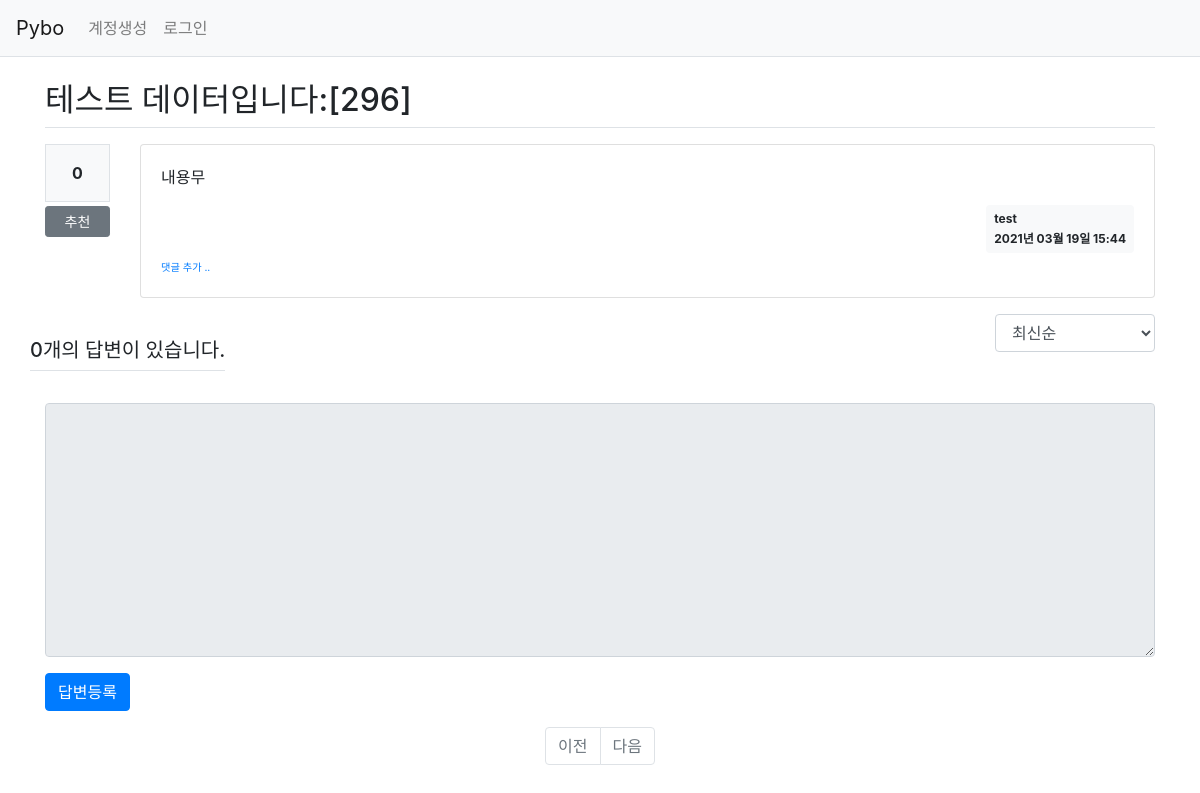
The page /question/detail/298/ on the database as committed earlier.
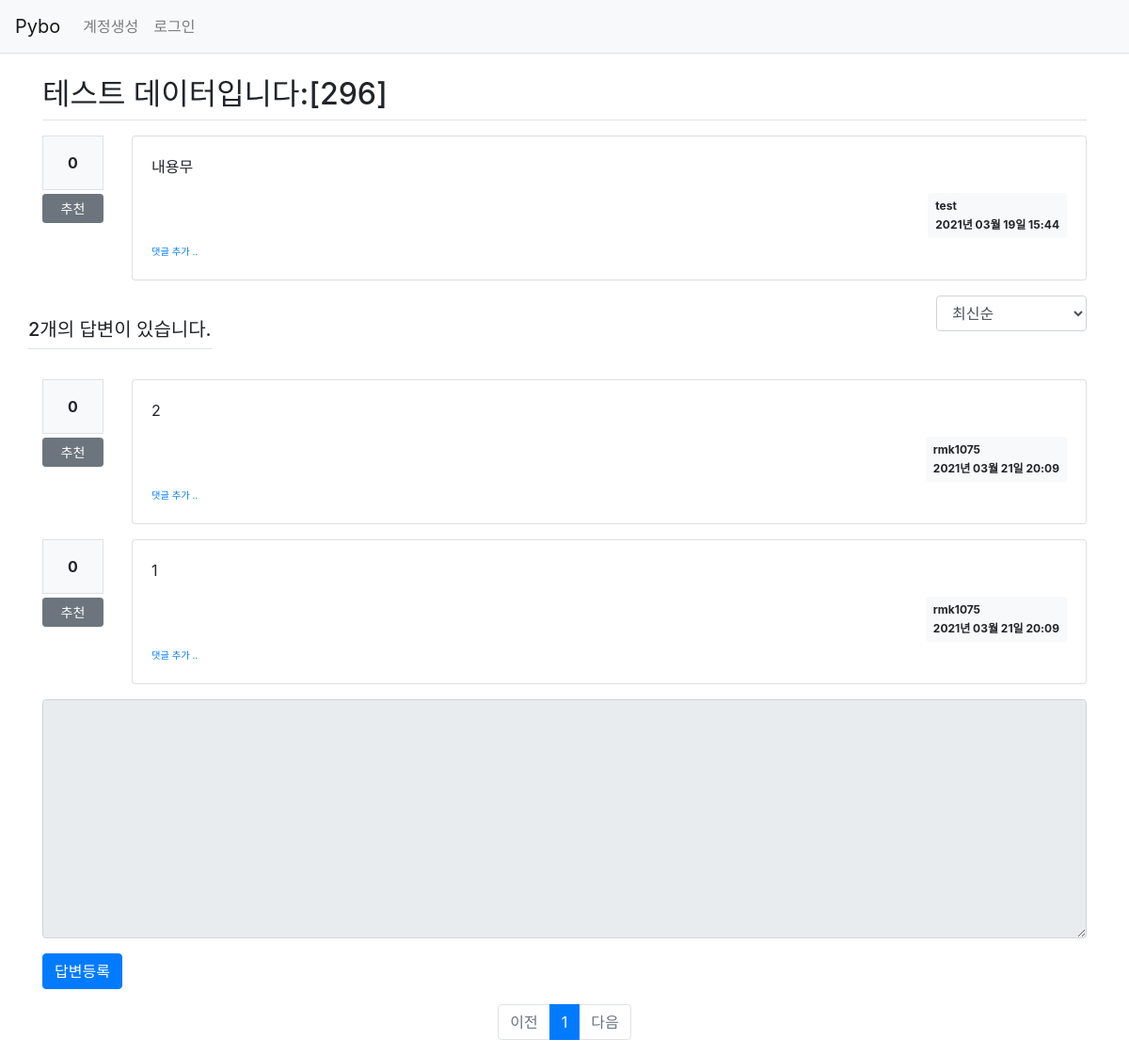
The same page on the database as committed later.
### pybo/models.py (models this page shows)
class Question(db.Model):
    id = db.Column(db.Integer, primary_key=True)
    subject = db.Column(db.String(200), nullable=False)
    content = db.Column(db.Text(), nullable=False)
    create_date = db.Column(db.DateTime(), nullable=False)
    user_id = db.Column(db.Integer, db.ForeignKey('user.id', ondelete='CASCADE'), nullable=False)
    user = db.relationship('User', backref=db.backref('question_set'))
    modify_date = db.Column(db.DateTime(), nullable=True)
    voter = db.relationship('User', secondary=question_voter, backref=db.backref('question_voter_set'))

class User(db.Model):
    id = db.Column(db.Integer, primary_key=True)
    username = db.Column(db.String(150), unique=True, nullable=False)
    password = db.Column(db.String(200), nullable=False)
    email = db.Column(db.String(120), unique=True, nullable=False)

class Answer(db.Model):
    id = db.Column(db.Integer, primary_key=True)
    question_id = db.Column(db.Integer, db.ForeignKey('question.id', ondelete='CASCADE'))
    question = db.relationship('Question', backref=db.backref('answer_set'))
    content = db.Column(db.Text(), nullable=False)
    create_date = db.Column(db.DateTime(), nullable=False)
    user_id = db.Column(db.Integer, db.ForeignKey('user.id', ondelete='CASCADE'), nullable=False)
    user = db.relationship('User', backref=db.backref('answer_set'))
    modify_date = db.Column(db.DateTime(), nullable=True)
    voter = db.relationship('User', secondary=answer_voter, backref=db.backref('answer_voter_set'))

### pybo/views/question_views.py (the view)
@bp.route('/detail/<int:question_id>/')
def detail(question_id):
    form = AnswerForm()
    question = Question.query.get_or_404(question_id)
    page = request.args.get('page', type=int, default=1)
    so = request.args.get('so', type=str, default='recent')
    if so == 'recommend':
        sub_query = db.session.query(answer_voter.c.answer_id, func.count('*').label('answer_voter')) \
            .group_by(answer_voter.c.answer_id).subquery()
        answer_list = Answer.query \
            .outerjoin(sub_query, Answer.id == sub_query.c.answer_id) \
            .order_by(sub_query.c.answer_voter.desc(), Answer.create_date.desc())
    elif so == 'popular':
        sub_query = db.session.query(Comment.answer_id, func.count('*').label('num_comment')) \
            .group_by(Comment.answer_id).subquery()
        answer_list = Answer.query \
            .outerjoin(sub_query, Answer.id == sub_query.c.answer_id) \
            .order_by(sub_query.c.answer_answer.desc(), Answer.create_date.desc())
    else:
        answer_list = Answer.query.filter(Answer.question_id == question_id).order_by(Answer.create_date.desc())
    answer_list = answer_list.paginate(page, per_page=5)
    return render_template('question/question_detail.html', question=question, answer_list=answer_list, form=form, so=so)

### pybo/forms.py
class AnswerForm(FlaskForm):
    content = TextAreaField('내용', validators=[DataRequired('내용은 필수입력 항목입니다.')])

### pybo/filter.py (called while the page is built)
def format_datetime(value, fmt='%Y년 %m월 %d일 %H:%M'):
    return value.strftime(fmt)

### pybo/views/auth_views.py (called while the page is built)
@bp.before_app_request
def load_logged_in_user():
    user_id = session.get('user_id')
    if user_id is None:
        g.user = None
    else:
        g.user = User.query.get(user_id)

### pybo/templates/question/question_detail.html (shortened to what this page needs)
{% extends 'base.html' %}
{% block content %}
<div class="container my-3">
    <h2 class="border-bottom py-2">{{ question.subject }}</h2>
    <div class="row my-3">
        <div class="col-1">
            <div class="bg-light text-center p-3 border font-weight-bolder mb-1">{{ question.voter|length }}</div>
            <a href="#" data-uri="{{ url_for('vote.question', question_id=question.id) }}"
               class="recommend btn btn-sm btn-secondary btn-block my-1">추천</a>
        </div>
        <div class="col-11">
            <div class="card">
                <div class="card-body">
                    <div class="card-text">{{ question.content|markdown }}</div>
                    <div class="d-flex justify-content-end">
                        <div class="badge badge-light p-2 text-left">
                            <div class="mb-2">{{ question.user.username }}</div>
                            <div>{{ question.create_date|datetime }}</div>
                        </div>
                    </div>
                    <div>
                        <a href="{{ url_for('comment.create_question', question_id=question.id) }}"
                           class="small"><small>댓글 추가 ..</small></a>
                    </div>
                </div>
            </div>
        </div>
    </div>
    <div class="row justify-content-between my-3">
        <h5 class="border-bottom my-3 py-2">{{ question.answer_set|length }}개의 답변이 있습니다.</h5>
        <div class="col-2">
            <select class="form-control so">
                <option value="recent" {% if so=='recent' %}selected{% endif %}>최신순</option>
            </select>
        </div>
    </div>
    {% for answer in answer_list.items %}
    <div class="row my-3">
        <div class="col-1">
            <div class="bg-light text-center p-3 border font-weight-bolder mb-1">{{ answer.voter|length }}</div>
            <a href="#" data-uri="{{ url_for('vote.answer', answer_id=answer.id) }}"
                class="recommend btn btn-sm btn-secondary btn-block my-1">추천</a>
        </div>
        <div class="col-11">
            <div class="card">
                <div class="card-body">
                    <div class="card-text">{{ answer.content|markdown }}</div>
                    <div class="d-flex justify-content-end">
                        <div class="badge badge-light p-2 text-left">
                            <div class="mb-2">{{ answer.user.username }}</div>
                            <div>{{ answer.create_date|datetime }}</div>
                        </div>
                    </div>
                    <div>
                        <a href="{{ url_for('comment.create_answer', answer_id=answer.id) }}"
                           class="small"><small>댓글 추가 ..</small></a>
                    </div>
                </div>
            </div>
        </div>
    </div>
    {% endfor %}
    <form action="{{ url_for('answer.create', question_id=question.id) }}" method="post" class="my-3">
        <div class="form-group">
            <textarea {% if not g.user %}disabled{% endif %} name="content" id="content" class="form-control" rows="10"></textarea>
        </div>
        <input type="submit" value="답변등록" class="btn btn-primary">
    </form>
    <ul class="pagination justify-content-center">
        {% if answer_list.has_prev %}
        <li class="page-item">
            <a class="page-link" data-page="{{ answer_list.prev_num }}" href="#">이전</a>
        </li>
        {% else %}
        <li class="page-item disabled">
            <a class="page-link" tabindex="-1" aria-disabled="true" href="#">이전</a>
        </li>
        {% endif %}
        {% for page_num in answer_list.iter_pages() %}
            {% if page_num %}
                {% if page_num != answer_list.page %}
                <li class="page-item">
                    <a class="page-link" data-page="{{ page_num }}" href="#">{{ page_num }}</a>
                </li>
                {% else %}
                <li class="page-item active" aria-current="page">
                    <a class="page-link" href="#">{{ page_num }}</a>
                </li>
                {% endif %}
           {% else %}
                <li class="disabled">
                    <a class="page-link" href="#">...</a>
                </li>
           {% endif %}
        {% endfor %}
        {% if answer_list.has_next %}
        <li class="page-item">
            <a class="page-link" data-page="{{ answer_list.next_num }}" href="#">다음</a>
        </li>
        {% else %}
        <li class="page-item disabled">
            <a class="page-link" tabindex="-1" aria-disabled="true" href="#">다음</a>
        </li>
        {% endif %}
    </ul>
</div>
{% endblock %}

### pybo/templates/base.html (shortened to what this page needs)
<!doctype html>
<html lang="ko">
<head>
    <link rel="stylesheet" href="{{ url_for('static', filename='bootstrap.min.css') }}">
    <link rel="stylesheet" href="{{ url_for('static', filename='style.css') }}">
</head>
<body>
{% include "navbar.html" %}
{% block content %}
{% endblock %}
</body>
</html>

### pybo/templates/navbar.html (shortened to what this page needs)
<nav class="navbar navbar-expand-lg navbar-light bg-light border-bottom">
    <a class="navbar-brand" href="{{ url_for('main.index') }}">Pybo</a>
    <div class="collapse navbar-collapse flex-grow-0" id="navbarNav">
        {% if g.user %}
        <ul class="navbar-nav">
            <li class="nav-item ">
                <a class="nav-link" href="{{ url_for('auth.logout') }}">{{ g.user.username }} (로그아웃)</a>
            </li>
            <li class="nav-item ">
                <a class="nav-link" href="{{ url_for('auth.change_password') }}">비밀번호 변경</a>
            </li>
        </ul>
        {% else %}
        <ul class="navbar-nav">
            <li class="nav-item ">
                <a class="nav-link" href="{{ url_for('auth.signup') }}">계정생성</a>
            </li>
            <li class="nav-item ">
                <a class="nav-link" href="{{ url_for('auth.login') }}">로그인</a>
            </li>
        </ul>
        {% endif %}
    </div>
</nav>

Rows that differ between the two databases and show on the page:
added Answer: voter|length "0", content "2", user.username "rmk1075", create_date "2021년 03월 21일 20:09"
added Answer: voter|length "0", content "1", user.username "rmk1075", create_date "2021년 03월 21일 20:09"
Other text that changed with them:
{{ question.answer_set|length }}: "0" → "2"
new list line: "1"
